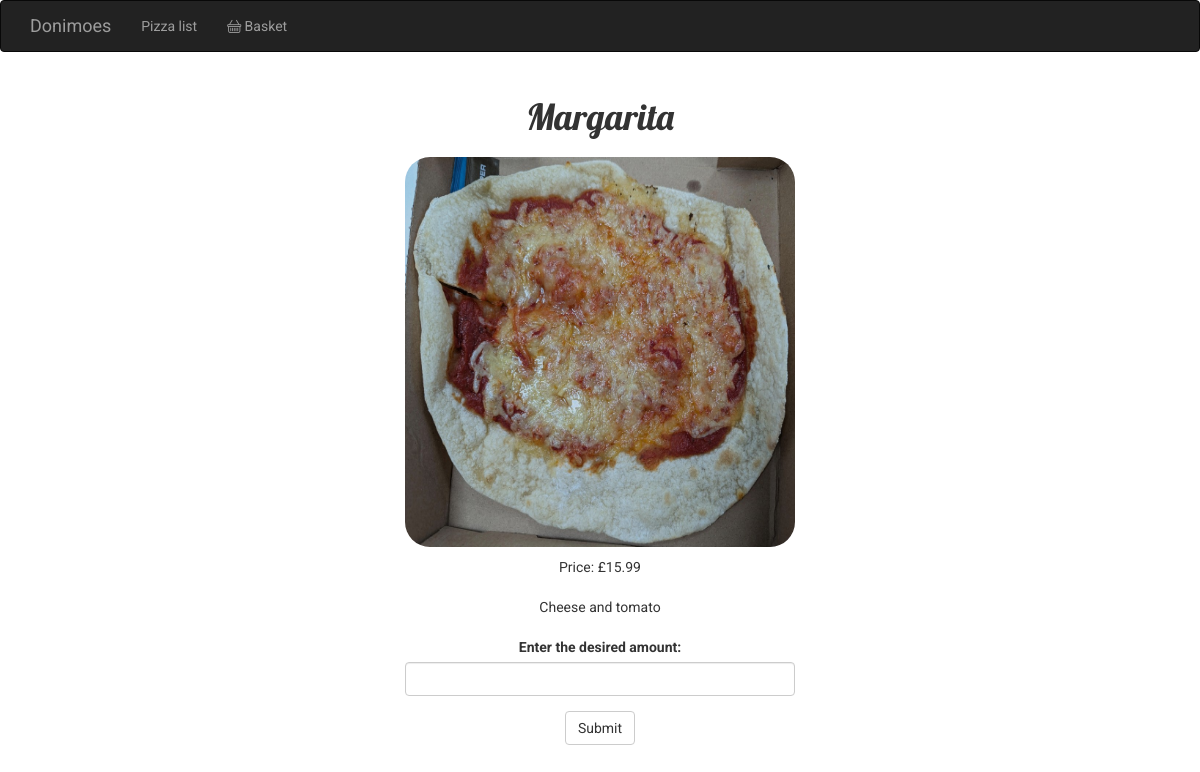
Page /pizza/Margarita on the committed database.
### app4.py (models this page shows)
class Pizza(db.Model):
    __tablename__ = "Pizzas"
    id = db.Column(db.Integer,primary_key = True)
    name = db.Column(db.String(32), index = True, unique = True)
    price = db.Column(db.String)
    description = db.Column(db.Text)
    image = db.Column(db.String(40))
    veggie = db.Column(db.Boolean)
    side = db.Column(db.Boolean)
    footprint = db.Column(db.Integer)

### app4.py (the view, shortened to what this page needs)
@app.route('/pizza/<pizzaName>',methods=['GET','POST'])
def singleProductPage(pizzaName):
    pizzas = Pizza.query.all()
    if "basket" not in session:
        session["basket"] = {}
    for pizza in pizzas:
        if pizza.name == pizzaName:
            form = ChoiceForm()
            return render_template('SinglePizza.html', pizza = pizza, form = form)
    return "Pizza not found", 404

### app4.py
class ChoiceForm(FlaskForm):
    quantity = IntegerField("Enter the desired amount:",validators = [
        Optional(),
        NumberRange(min = 1,message = "Please enter a number greater than 0")
    ])
    submit = SubmitField('Submit')

### templates/SinglePizza.html
{% extends "base.html" %}
{% block content %}
    <link rel = "stylesheet" href = "{{ url_for('static', filename = 'styles.css')}}">
    <div class = "single-pizza-info">
        <div class = "pizza-card">
            <h1>{{ pizza.name }}</h1>
            <img class = "homepizza" src = "{{ url_for('static', filename='img/' + pizza.image) }}">
            <p >Price: {{ pizza.price }}</p>
            <p>{{ pizza.description }}</p>
            {{ wtf.quick_form(form) }}
        </div>
    </div>
{% endblock %}

### static/styles.css (style rules this page uses)
h1, h2 { font-family: 'Lobster', cursive; }
body { font-family: 'Roboto', sans-serif; }
.homepizza { border-radius: 30px; width: 100%; height: 400px; display: block; }
.single-pizza-info { margin: auto; display: flex; justify-content: center; align-items: center; width: 100%; }
.pizza-card > * { text-align: center; width: 400px; gap: 10px; padding: 5px; }

### rows in the picture
Pizza: name "Margarita", image (picture), price "£15.99", description "Cheese and tomato"
